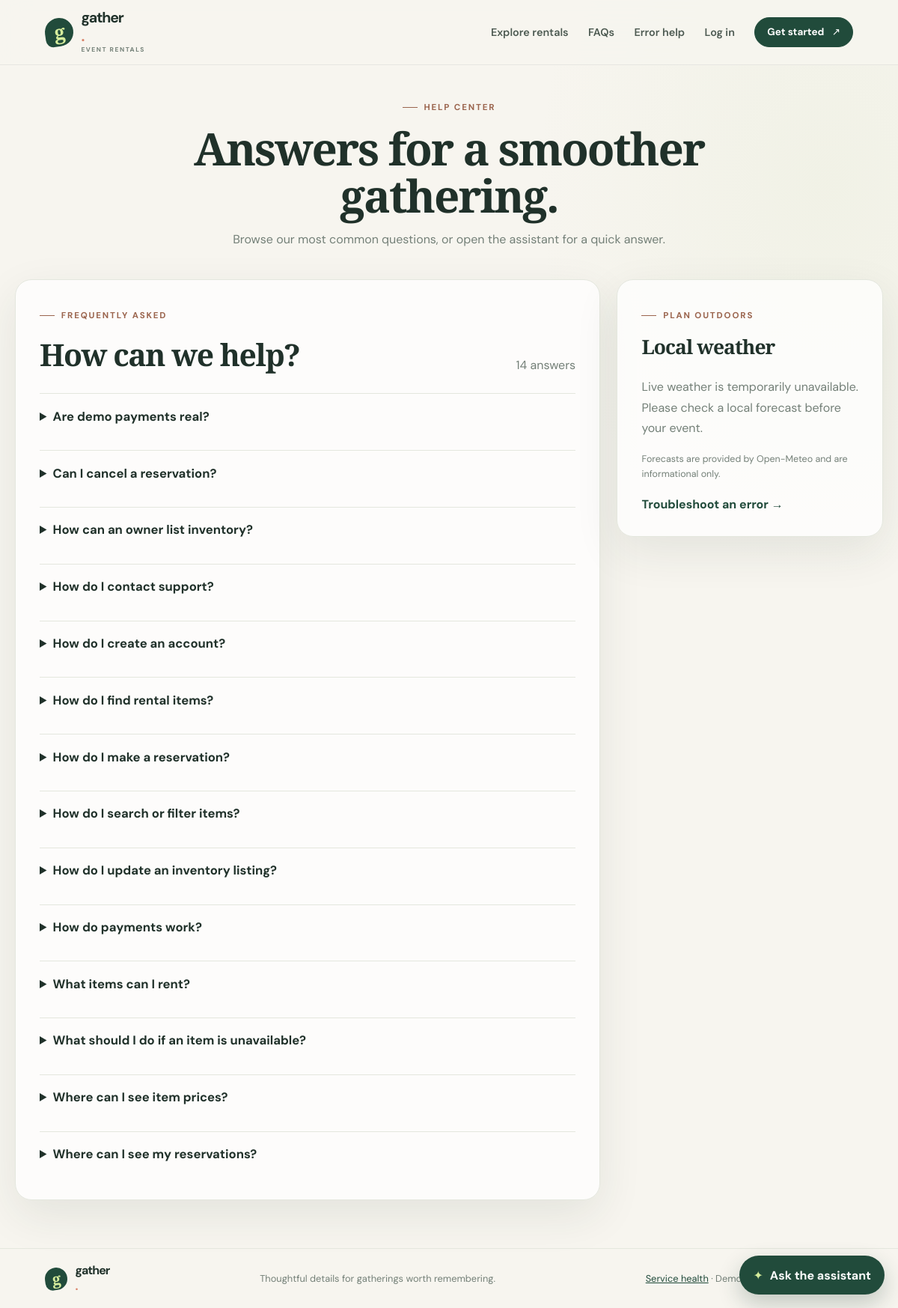
The page /faqs/ on the database its author committed.
### myapp/models.py (models this page shows, shortened)
class FAQ(models.Model):
    question = models.CharField(max_length=255)
    answer = models.TextField()
    keywords = models.CharField(max_length=255, blank=True)
    is_active = models.BooleanField(default=True)
    class Meta:
        ordering = ('question',)
        verbose_name = 'FAQ'
        verbose_name_plural = 'FAQs'

### myapp/support_views.py (the view)
# urls.py: path('faqs/', support_views.faq_page, name='faq-page'),
def faq_page(request):
    return render(request, 'myapp/faqs.html', {'faqs': FAQ.objects.filter(is_active=True)})

### myapp/templates/myapp/faqs.html (shortened to what this page needs)
{% extends "myapp/base.html" %}
{% block content %}
<section class="support-hero">
    <p class="eyebrow">Help center</p>
    <h1>Answers for a smoother gathering.</h1>
    <p class="muted">Browse our most common questions, or open the assistant for a quick answer.</p>
</section>
<section class="support-layout">
    <div class="support-card faq-list">
        <div class="section-heading">
            <div><p class="eyebrow">Frequently asked</p><h2>How can we help?</h2></div>
            <span class="muted">{{ faqs|length }} answers</span>
        </div>
        {% for faq in faqs %}
            <details class="faq-item">
                <summary>{{ faq.question }}</summary>
            </details>
        {% empty %}
            <p class="muted">Help articles are not available right now.</p>
        {% endfor %}
    </div>
    <aside class="support-card weather-card" data-weather-url="{% url 'weather-api' %}">
        <p class="eyebrow">Plan outdoors</p>
        <h2>Local weather</h2>
        <p class="muted" id="weather-result" role="status">Checking current conditions in Bengaluru…</p>
        <p class="weather-footnote">Forecasts are provided by Open-Meteo and are informational only.</p>
        <a class="text-link" href="{% url 'error-codes' %}">Troubleshoot an error →</a>
    </aside>
</section>
{% endblock %}

### myapp/templates/myapp/base.html (shortened to what this page needs)
<!DOCTYPE html>
<html lang="en">
<head>
    {% load static %}
    <link rel="stylesheet" href="{% static 'myapp/css/site.css' %}">
    <link rel="stylesheet" href="{% static 'myapp/css/support.css' %}">
</head>
<body>
    <header class="site-header">
        <a class="brand" href="{% url 'home' %}">
            <span class="brand-mark" aria-hidden="true">g</span>
            <span>gather<span class="brand-dot">.</span><small>EVENT RENTALS</small></span>
        </a>
        <nav class="nav" aria-label="Main navigation">
            <a class="nav-link" href="{% url 'home' %}#inventory">Explore rentals</a>
            <a class="nav-link" href="{% url 'faq-page' %}">FAQs</a>
            <a class="nav-link" href="{% url 'error-codes' %}">Error help</a>
            {% if request.user.is_authenticated %}
                <a class="nav-link" href="{% url 'dashboard' %}">Dashboard</a>
                <a class="nav-link" href="{% url 'my-tickets' %}">My tickets</a>
                <span class="user-chip">{{ request.user.username }}</span>
                <form method="post" action="{% url 'logout' %}">
                    {% csrf_token %}
                    <button class="nav-link nav-button" type="submit">Log out</button>
                </form>
            {% else %}
                <a class="nav-link" href="{% url 'login' %}">Log in</a>
                <a class="button button-small" href="{% url 'signup' %}">Get started <span aria-hidden="true">↗</span></a>
            {% endif %}
        </nav>
    </header>
    <main class="{% block main_class %}{% endblock %}">
        {% block content %}{% endblock %}
    </main>
    <footer class="site-footer">
        <a class="brand footer-brand" href="{% url 'home' %}"><span class="brand-mark" aria-hidden="true">g</span><span>gather<span class="brand-dot">.</span></span></a>
        <span>Thoughtful details for gatherings worth remembering.</span>
        <span class="footer-note"><a href="{% url 'health' %}">Service health</a> · Demo payments are simulated.</span>
    </footer>
    <section class="assistant" aria-label="Support assistant">
        <button class="assistant-toggle" id="assistant-toggle" type="button" aria-expanded="false" aria-controls="assistant-panel">
            <span aria-hidden="true">✦</span> Ask the assistant
        </button>
    </section>
</body>
</html>

### myapp/static/myapp/css/site.css (style rules this page uses)
:root { font-family: "DM Sans", "Segoe UI", sans-serif; color: #20312a; background: #f7f5ef; font-synthesis: none; text-rendering: optimizeLegibility; --ink: #20312a; --muted: #748078; --green: #214b3b; --green-dark: #17392d; --lime: #d6ed9c; --cream: #f7f5ef; --line: #e4e7de; --coral: #e48970; --shadow: 0 20px 60px rgb(38 53 43 / 9%); }
* { box-sizing: border-box; }
html { scroll-behavior: smooth; }
body { min-height: 100vh; margin: 0; display: flex; flex-direction: column; background: radial-gradient(ellipse at 92% 14%, rgb(226 233 209 / 30%), transparent 24rem), var(--cream); }
a { color: var(--green); }
button, input, select, textarea { font: inherit; }
button, a { -webkit-tap-highlight-color: transparent; }
.site-header { position: sticky; z-index: 10; top: 0; display: flex; min-height: 82px; align-items: center; justify-content: space-between; gap: 1.5rem; padding: .9rem max(5vw, calc((100vw - 1160px) / 2)); border-bottom: 1px solid rgb(32 49 42 / 7%); background: rgb(247 245 239 / 90%); backdrop-filter: blur(18px); }
.brand { display: inline-flex; align-items: center; gap: .65rem; color: var(--ink); font-size: 1.22rem; font-weight: 700; letter-spacing: -.06em; line-height: 1; text-decoration: none; }
.brand > span:last-child { display: flex; flex-direction: column; gap: .3rem; }
.brand small { color: var(--muted); font-size: .53rem; font-weight: 700; letter-spacing: .18em; }
.brand-dot { color: #d98268; }
.brand-mark { display: grid; width: 38px; height: 38px; place-items: center; border-radius: 50% 50% 50% 10px; background: var(--green); color: var(--lime); font-family: "Playfair Display", Georgia, serif; font-size: 1.65rem; font-style: italic; font-weight: 600; transform: rotate(-8deg); }
.nav { display: flex; align-items: center; gap: clamp(.8rem, 2.2vw, 1.8rem); }
.nav-link { padding: .35rem 0; border: 0; background: none; color: #4d5a52; font-size: .9rem; font-weight: 600; text-decoration: none; cursor: pointer; transition: color .2s ease; }
main { width: min(100% - 2.5rem, 1160px); flex: 1; margin: 2.6rem auto 4rem; }
h1, h2, h3, p { margin-top: 0; }
h1, h2, h3 { color: var(--ink); }
h1, h2 { font-family: "Playfair Display", Georgia, serif; font-weight: 600; letter-spacing: -.035em; }
h1 { margin-bottom: 1rem; font-size: clamp(2.2rem, 5vw, 4.1rem); line-height: 1.05; }
h2 { font-size: clamp(1.8rem, 3.4vw, 2.65rem); }
.muted { color: var(--muted); line-height: 1.7; }
.eyebrow { display: inline-flex; align-items: center; gap: .55rem; margin-bottom: 1rem; color: #9b654e; font-size: .72rem; font-weight: 700; letter-spacing: .16em; text-transform: uppercase; }
.eyebrow::before { width: 20px; height: 1px; background: currentColor; content: ""; }
.button { display: inline-flex; min-height: 48px; align-items: center; justify-content: center; gap: .65rem; padding: .76rem 1.25rem; border: 1px solid var(--green); border-radius: 999px; background: var(--green); color: #fff; font-size: .9rem; font-weight: 700; text-decoration: none; cursor: pointer; transition: transform .18s ease, background .18s ease, box-shadow .18s ease; }
.button-small { min-height: 40px; padding: .55rem 1rem; font-size: .84rem; }
.section-heading { display: flex; align-items: end; justify-content: space-between; gap: 1rem; margin-bottom: 1.35rem; }
.section-heading h2 { margin-bottom: .35rem; }
details { margin-top: 1rem; color: #617066; font-size: .86rem; }
summary { cursor: pointer; font-weight: 700; }
.site-footer { display: flex; align-items: center; justify-content: space-between; gap: 1rem; padding: 1.3rem max(5vw, calc((100vw - 1160px) / 2)); border-top: 1px solid var(--line); color: var(--muted); font-size: .8rem; }
.footer-brand { font-size: 1rem; }
.footer-brand .brand-mark { width: 30px; height: 30px; font-size: 1.3rem; }
.footer-note { text-align: right; }

### rows shown on the page
FAQ: question "Are demo payments real?"
FAQ: question "Can I cancel a reservation?"
FAQ: question "How can an owner list inventory?"
FAQ: question "How do I contact support?"
FAQ: question "How do I create an account?"
FAQ: question "How do I find rental items?"
FAQ: question "How do I make a reservation?"
FAQ: question "How do I search or filter items?"
FAQ: question "How do I update an inventory listing?"
FAQ: question "How do payments work?"
FAQ: question "What items can I rent?"
FAQ: question "What should I do if an item is unavailable?"
FAQ: question "Where can I see item prices?"
FAQ: question "Where can I see my reservations?"

### other values the page prints
{{ faqs|length }} "14"
